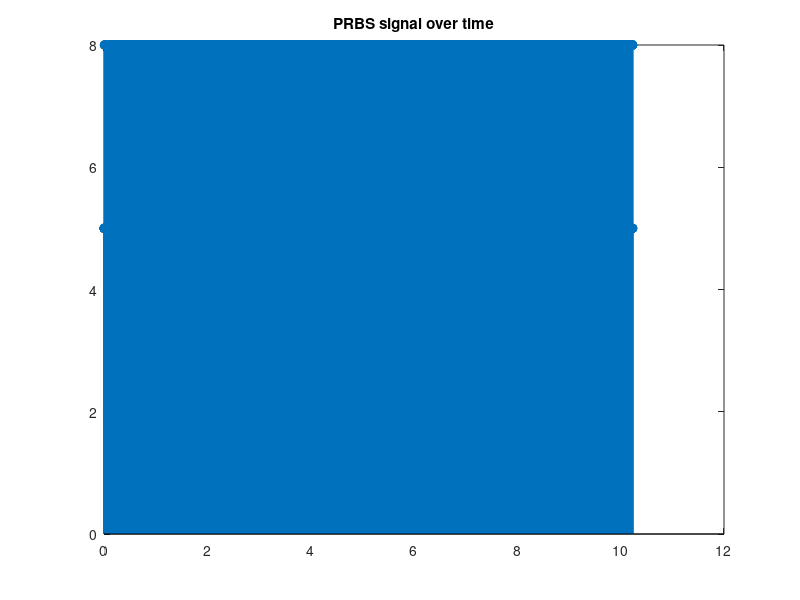

The MATLAB source for this figure: (Note: this script raises an error after producing the figure.)
close all;  clear all;  clc;

n = 11;

T = 0.0005;    % Abtastzeit

umin = 5;       % Nicht von 0 starten
umax = 8;       % Nur eine kleine Abweichung von umin

L = 10;              % Anzahl der Perioden
N = 2^n-1;          % Anzahl Messpunkte pro Sequenz
To = (2^n-1)*T;     % Periodenlänge

Tf = L*To;          % Experiment Dauer

reg = zeros(1,n);   reg(n) = 1;

switch n
    case {3, 6, 7}
        tap = [n n-1];
    case {4, 5}
        tap = [n n-2];
    case 8
        tap = [4 5 6 8];
    case 9
        tap = [5 9];
    case 10
        tap = [7 10];
    case 11
        tap = [9 11];
    otherwise
        warning('n too high');
end

% Calculate the sequence
for iterK=1:L*N    
    tmp = mod(sum(reg(tap)),2);
    reg(2:end) = reg(1:end-1);
    reg(1) = tmp;
    
    if reg(n)
        u(iterK) = umax;
    else
        u(iterK) = umin;
    end
        
end
u = u';
tk = linspace(0,Tf-T,N*L);

figure(10)
stem(tk, u)
title('PRBS signal over time');


FFTSpektrum(u-mean(u),T,1,11);


clear iterK L n reg tap tmp To umax umin